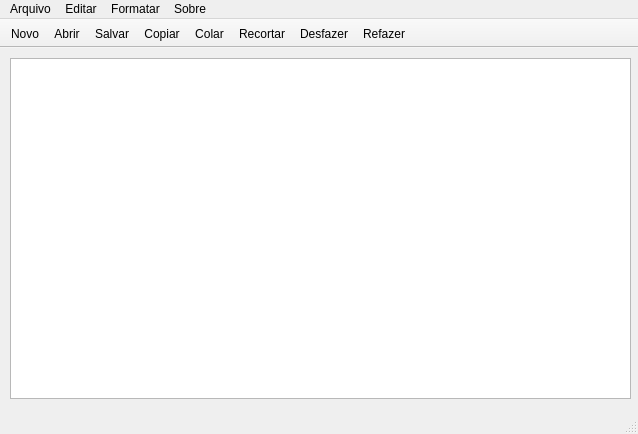
<?xml version="1.0" encoding="UTF-8"?>
<ui version="4.0">
 <class>EditorDeTexto</class>
 <widget class="QMainWindow" name="EditorDeTexto">
  <property name="geometry">
   <rect>
    <x>0</x>
    <y>0</y>
    <width>638</width>
    <height>434</height>
   </rect>
  </property>
  <property name="windowTitle">
   <string>EditorDeTexto</string>
  </property>
  <property name="windowIcon">
   <iconset resource="assets/assets.qrc">
    <normaloff>:/icons/edit.png</normaloff>:/icons/edit.png</iconset>
  </property>
  <widget class="QWidget" name="centralwidget">
   <widget class="QTextEdit" name="textEdit">
    <property name="geometry">
     <rect>
      <x>10</x>
      <y>10</y>
      <width>621</width>
      <height>341</height>
     </rect>
    </property>
   </widget>
  </widget>
  <widget class="QMenuBar" name="menubar">
   <property name="geometry">
    <rect>
     <x>0</x>
     <y>0</y>
     <width>638</width>
     <height>22</height>
    </rect>
   </property>
   <widget class="QMenu" name="menuArquivo">
    <property name="title">
     <string>Arquivo</string>
    </property>
    <addaction name="actionNovo"/>
    <addaction name="actionAbrir"/>
    <addaction name="actionSalvar"/>
    <addaction name="actionSalvar_Como"/>
    <addaction name="actionImprimir"/>
    <addaction name="separator"/>
    <addaction name="actionSair"/>
   </widget>
   <widget class="QMenu" name="menuEditar">
    <property name="title">
     <string>Editar</string>
    </property>
    <addaction name="actionCopiar"/>
    <addaction name="actionColar"/>
    <addaction name="actionRecortar"/>
    <addaction name="actionDesfazer"/>
    <addaction name="actionRefazer"/>
   </widget>
   <widget class="QMenu" name="menuFormatar">
    <property name="title">
     <string>Formatar</string>
    </property>
    <addaction name="actionCor"/>
    <addaction name="actionBackground"/>
    <addaction name="actionFonte"/>
   </widget>
   <widget class="QMenu" name="menuSobre">
    <property name="title">
     <string>Sobre</string>
    </property>
    <addaction name="actionSobre"/>
   </widget>
   <addaction name="menuArquivo"/>
   <addaction name="menuEditar"/>
   <addaction name="menuFormatar"/>
   <addaction name="menuSobre"/>
  </widget>
  <widget class="QStatusBar" name="statusbar"/>
  <widget class="QToolBar" name="toolBar">
   <property name="windowTitle">
    <string>toolBar</string>
   </property>
   <property name="movable">
    <bool>false</bool>
   </property>
   <attribute name="toolBarArea">
    <enum>TopToolBarArea</enum>
   </attribute>
   <attribute name="toolBarBreak">
    <bool>false</bool>
   </attribute>
   <addaction name="actionNovo"/>
   <addaction name="actionAbrir"/>
   <addaction name="actionSalvar"/>
   <addaction name="actionCopiar"/>
   <addaction name="actionColar"/>
   <addaction name="actionRecortar"/>
   <addaction name="actionDesfazer"/>
   <addaction name="actionRefazer"/>
  </widget>
  <action name="actionNovo">
   <property name="icon">
    <iconset resource="assets/assets.qrc">
     <normaloff>:/icons/file.png</normaloff>:/icons/file.png</iconset>
   </property>
   <property name="text">
    <string>Novo</string>
   </property>
   <property name="shortcut">
    <string>Ctrl+N</string>
   </property>
  </action>
  <action name="actionAbrir">
   <property name="icon">
    <iconset resource="assets/assets.qrc">
     <normaloff>:/icons/open.png</normaloff>:/icons/open.png</iconset>
   </property>
   <property name="text">
    <string>Abrir</string>
   </property>
   <property name="shortcut">
    <string>Ctrl+O</string>
   </property>
  </action>
  <action name="actionSalvar">
   <property name="icon">
    <iconset resource="assets/assets.qrc">
     <normaloff>:/icons/save.png</normaloff>:/icons/save.png</iconset>
   </property>
   <property name="text">
    <string>Salvar</string>
   </property>
   <property name="shortcut">
    <string>Ctrl+S</string>
   </property>
  </action>
  <action name="actionSalvar_Como">
   <property name="icon">
    <iconset resource="assets/assets.qrc">
     <normaloff>:/icons/save.png</normaloff>:/icons/save.png</iconset>
   </property>
   <property name="text">
    <string>Salvar Como</string>
   </property>
   <property name="shortcut">
    <string>Ctrl+Shift+S</string>
   </property>
  </action>
  <action name="actionSair">
   <property name="icon">
    <iconset resource="assets/assets.qrc">
     <normaloff>:/icons/close.png</normaloff>:/icons/close.png</iconset>
   </property>
   <property name="text">
    <string>Sair</string>
   </property>
   <property name="shortcut">
    <string>Ctrl+Q</string>
   </property>
  </action>
  <action name="actionCopiar">
   <property name="icon">
    <iconset resource="assets/assets.qrc">
     <normaloff>:/icons/copy.png</normaloff>:/icons/copy.png</iconset>
   </property>
   <property name="text">
    <string>Copiar</string>
   </property>
   <property name="shortcut">
    <string>Ctrl+C</string>
   </property>
  </action>
  <action name="actionColar">
   <property name="icon">
    <iconset resource="assets/assets.qrc">
     <normaloff>:/icons/paste.png</normaloff>:/icons/paste.png</iconset>
   </property>
   <property name="text">
    <string>Colar</string>
   </property>
   <property name="shortcut">
    <string>Ctrl+V</string>
   </property>
  </action>
  <action name="actionRecortar">
   <property name="icon">
    <iconset resource="assets/assets.qrc">
     <normaloff>:/icons/cut.png</normaloff>:/icons/cut.png</iconset>
   </property>
   <property name="text">
    <string>Recortar</string>
   </property>
   <property name="shortcut">
    <string>Ctrl+X</string>
   </property>
  </action>
  <action name="actionRefazer">
   <property name="icon">
    <iconset resource="assets/assets.qrc">
     <normaloff>:/icons/redo.png</normaloff>:/icons/redo.png</iconset>
   </property>
   <property name="text">
    <string>Refazer</string>
   </property>
   <property name="shortcut">
    <string>Ctrl+Y</string>
   </property>
  </action>
  <action name="actionDesfazer">
   <property name="icon">
    <iconset resource="assets/assets.qrc">
     <normaloff>:/icons/undo.png</normaloff>:/icons/undo.png</iconset>
   </property>
   <property name="text">
    <string>Desfazer</string>
   </property>
   <property name="shortcut">
    <string>Ctrl+Z</string>
   </property>
  </action>
  <action name="actionCor">
   <property name="icon">
    <iconset resource="assets/assets.qrc">
     <normaloff>:/icons/cor.png</normaloff>:/icons/cor.png</iconset>
   </property>
   <property name="text">
    <string>Cor</string>
   </property>
  </action>
  <action name="actionBackground">
   <property name="icon">
    <iconset resource="assets/assets.qrc">
     <normaloff>:/icons/background.png</normaloff>:/icons/background.png</iconset>
   </property>
   <property name="text">
    <string>Background</string>
   </property>
  </action>
  <action name="actionFonte">
   <property name="icon">
    <iconset resource="assets/assets.qrc">
     <normaloff>:/icons/font.png</normaloff>:/icons/font.png</iconset>
   </property>
   <property name="text">
    <string>Fonte</string>
   </property>
  </action>
  <action name="actionSobre">
   <property name="icon">
    <iconset resource="assets/assets.qrc">
     <normaloff>:/icons/about.png</normaloff>:/icons/about.png</iconset>
   </property>
   <property name="text">
    <string>Sobre</string>
   </property>
  </action>
  <action name="actionImprimir">
   <property name="icon">
    <iconset resource="assets/assets.qrc">
     <normaloff>:/icons/print.png</normaloff>:/icons/print.png</iconset>
   </property>
   <property name="text">
    <string>Imprimir</string>
   </property>
   <property name="shortcut">
    <string>Ctrl+P</string>
   </property>
  </action>
 </widget>
 <resources>
  <include location="assets/assets.qrc"/>
 </resources>
 <connections/>
</ui>
